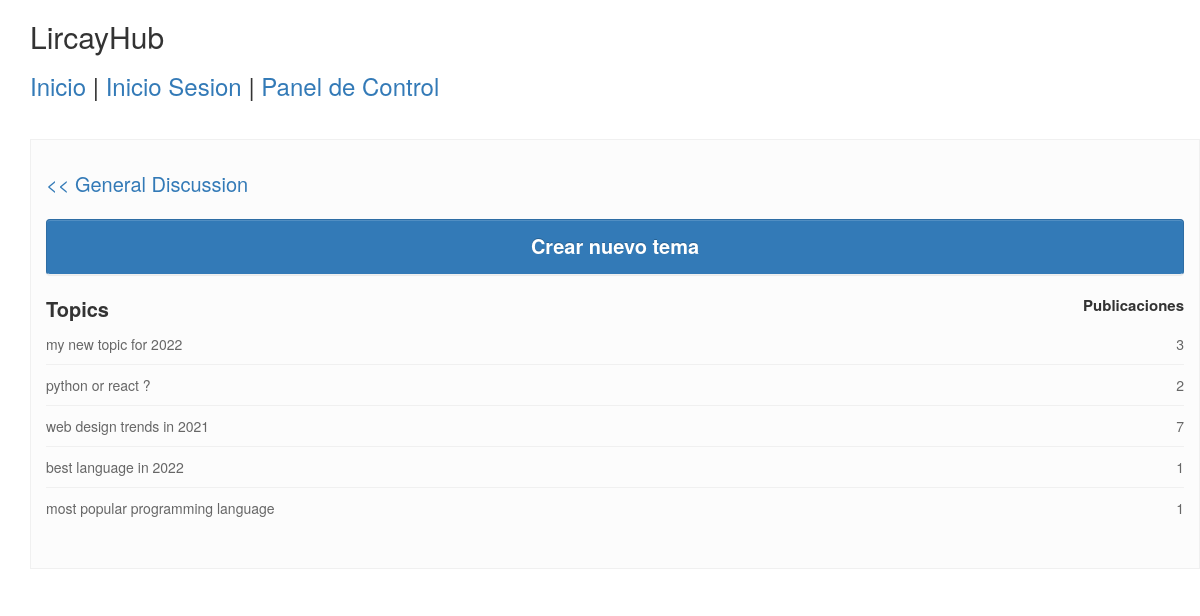
Page /category.php?category_id=3 on the committed database.
### tables this page shows
CREATE TABLE `forum_category` (
  `category_id` int(11) NOT NULL,
  `name` varchar(255) NOT NULL,
  `description` text NOT NULL
);

CREATE TABLE `forum_topics` (
  `topic_id` int(11) NOT NULL,
  `subject` varchar(255) NOT NULL,
  `category_id` int(11) NOT NULL,
  `user_id` int(11) NOT NULL,
  `created` datetime NOT NULL DEFAULT current_timestamp()
);

### class/Category.php (called while the page is built, shortened)
<?php
class Category {
	private $categoryTable = 'forum_category';
	private $conn;
	public function __construct($db){
        $this->conn = $db;
    }
	public function getCategory(){
		if($this->category_id) {
			$sqlQuery = "
				SELECT name
				FROM ".$this->categoryTable."
				WHERE category_id = ".$this->category_id;
			$stmt = $this->conn->prepare($sqlQuery);
			$stmt->execute();
			$result = $stmt->get_result();
			$categoryDetails = $result->fetch_assoc();
			return $categoryDetails;
		}
	}
}
?>

### class/Topic.php (called while the page is built, shortened)
<?php
class Topic {
	private $topicTable = 'forum_topics';
	private $postTable = 'forum_posts';
	private $categoryTable = 'forum_category';
	private $conn;
	public function __construct($db){
        $this->conn = $db;
    }
	public function getTopicList(){
		if($this->category_id) {
			$sqlQuery = "
				SELECT c.name, c.category_id, t.subject, t.topic_id, t.user_id, t.created
				FROM ".$this->topicTable." as t
				LEFT JOIN ".$this->categoryTable." as c ON t.category_id = c.category_id
				WHERE t.category_id = ".$this->category_id."
				ORDER BY t.topic_id DESC";
			$stmt = $this->conn->prepare($sqlQuery);
			$stmt->execute();
			$result = $stmt->get_result();
			return $result;
		}
	}
	public function getTopicPostCount(){
		if($this->topic_id) {
			$sqlQuery = "
				SELECT count(*) as total_posts
				FROM ".$this->postTable."
				WHERE topic_id = ".$this->topic_id;
			$stmt = $this->conn->prepare($sqlQuery);
			$stmt->execute();
			$result = $stmt->get_result();
			$categoryDetails = $result->fetch_assoc();
			return $categoryDetails['total_posts'];
		}
	}
}
?>

### category.php (the view, shortened to what this page needs)
<?php
include_once 'config/Database.php';
include_once 'class/Category.php';
include_once 'class/Topic.php';
$database = new Database();
$db = $database->getConnection();
$categories = new Category($db);
$topics = new Topic($db);
include('inc/header.php');
?>
<link rel="stylesheet" href="https://maxcdn.bootstrapcdn.com/bootstrap/3.3.5/css/bootstrap.min.css">
<link rel="stylesheet" href="css/style.css">
<?php include('inc/container.php'); ?>
<div class="container">
	<div class="row">
		<h2>LircayHub</h2>
		<?php include("top_menus.php"); ?>
		<?php if(empty($_GET['category_id'])) { ?>
			<div class="single category">
				<ul class="list-unstyled">
					<li><span style="font-size:25px;font-weight:bold;">Categorias</span> <span class="pull-right"><span style="font-size:20px;font-weight:bold;">Tema / Publicaciones</span></span></li>
					<?php
					$result = $categories->getCategoryList();
					while ($category = $result->fetch_assoc()) {
						$categories->category_id = $category['category_id'];
						$totalTopic = $categories->getCategoryTopicsCount();
						$totalPosts = $categories->getCategoryPostsCount();
					?>
						<li><a href="category.php?category_id=<?php echo $category['category_id'];?>" title=""><?php echo $category['name']; ?> <span class="pull-right"><?php echo $totalTopic; ?> / <?php echo $totalPosts; ?></span></a></li>
					<?php } ?>
				</ul>
		   </div>
	   <?php } else if(!empty($_GET['category_id'])) { ?>
		   <div class="single category">
				<?php
				$categories->category_id = $_GET['category_id'];
				$categoryDetails = $categories->getCategory();
				?>
				<span style="font-size:20px;"><a href="category.php"><< <?php echo $categoryDetails['name']; ?></a></span>
				<br>	<br>
				<ul class="list-unstyled">
					<li class="text-right">
					<a type="button" class="btn btn-primary" href="compose.php?category_id=<?php echo $_GET['category_id'];?>"><span style="font-size:20px;font-weight:bold;color:white;">Crear nuevo tema</span></a>
					</li><br>
					<li><span style="font-size:20px;font-weight:bold;">Topics</span> <span class="pull-right"><span style="font-size:15px;font-weight:bold;">Publicaciones</span></span></li>
					<?php
					$topics->category_id = $_GET['category_id'];
					$result = $topics->getTopicList();
					while ($topic = $result->fetch_assoc()) {
						$topics->topic_id = $topic['topic_id'];
						$totalTopicPosts = $topics->getTopicPostCount();
					?>
						<li><a href="post.php?topic_id=<?php echo $topic['topic_id'];?>" title=""><?php echo $topic['subject']; ?> <span class="pull-right"><?php echo $totalTopicPosts; ?></span></a></li>
					<?php } ?>
				</ul>
		   </div>
	   <?php } ?>
	</div>
</div>
<?php include("inc/footer.php"); ?>

### css/style.css (style rules this page uses)
.single { padding: 30px 15px; margin-top: 40px; background: #fcfcfc; border: 1px solid #f0f0f0; }
.single li a { color: #666; font-size: 14px; border-bottom: 1px solid #f0f0f0; line-height: 40px; display: block; text-decoration: none; }
.single li:last-child a { border-bottom: 0; }

### rows in the picture
forum_category: name "General Discussion"
forum_topics: subject "my new topic for 2022", totalTopicPosts "3"
forum_topics: subject "python or react ?", totalTopicPosts "2"
forum_topics: subject "web design trends in 2021", totalTopicPosts "7"
forum_topics: subject "best language in 2022", totalTopicPosts "1"
forum_topics: subject "most popular programming language", totalTopicPosts "1"
